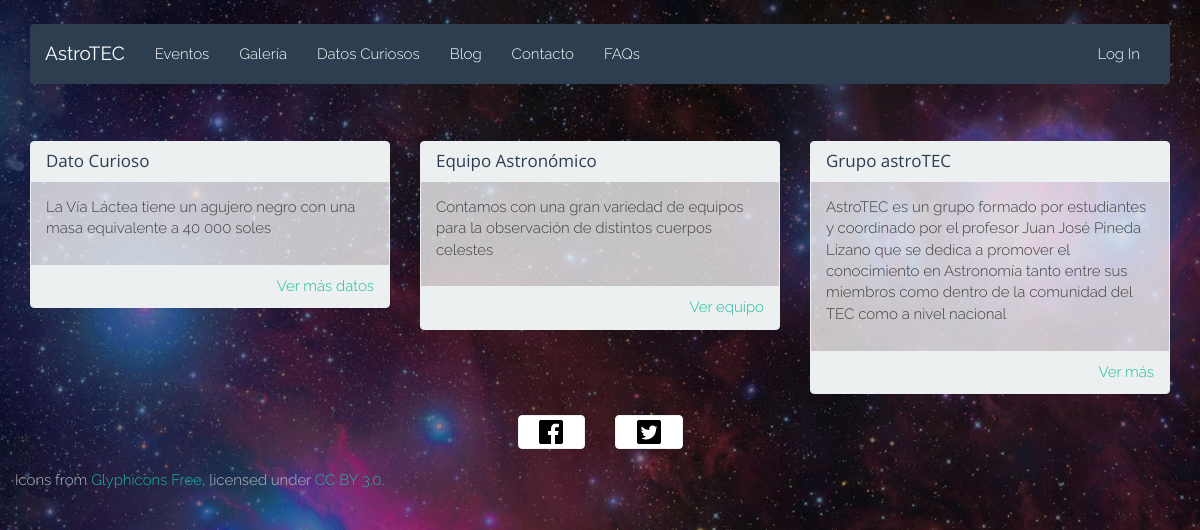
The page / on the database its author committed.
### tables this page shows
CREATE TABLE IF NOT EXISTS `DatosCuriosos` (
  `idDatoCurioso` INT NOT NULL AUTO_INCREMENT,
  `contenido` MEDIUMTEXT NOT NULL,
  `fecha` DATETIME NOT NULL,
  `titulo` VARCHAR(100) NOT NULL,
  PRIMARY KEY (`idDatoCurioso`));

CREATE TABLE IF NOT EXISTS `Portadas` (
  `idPortada` INT NOT NULL AUTO_INCREMENT,
  `fecha` DATETIME NOT NULL,
  `descripcionEquipo` VARCHAR(300) NULL DEFAULT NULL,
  `descripcionMiembros` VARCHAR(300) NULL DEFAULT NULL,
  `fk_idDatoCurioso` INT NOT NULL,
  PRIMARY KEY (`idPortada`),
  INDEX `fk_Portadas_DatosCuriosos1_idx` (`fk_idDatoCurioso` ASC),
  CONSTRAINT `fk_Portadas_DatosCuriosos1`
    FOREIGN KEY (`fk_idDatoCurioso`)
    REFERENCES `DatosCuriosos` (`idDatoCurioso`)
    ON DELETE NO ACTION
    ON UPDATE NO ACTION);

### html/php/cover.php (the view, shortened to what this page needs)
<?php
require_once('db.php');
function loadEquipment()
{
	global $conn;
	$sql = "SELECT descripcionEquipo FROM Portadas";
	$result = $conn->query($sql);
	if($result)
	{
		if($result->num_rows > 0)
		{
			$row = $result->fetch_assoc();
			echo "<div class='panel-body'>
						<p>
							$row[descripcionEquipo]
						</p>
					</div>";
		}
	}
}
function loadMembers()
{
	global $conn;
	$sql = "SELECT descripcionMiembros FROM Portadas";
	$result = $conn->query($sql);
	if($result)
	{
		if($result->num_rows > 0)
		{
			$row = $result->fetch_assoc();
			echo "<div class='panel-body'>
						<p>
							$row[descripcionMiembros]
						</p>
					</div>";
		}
	}
}
function loadFact()
{
	global $conn;
	$sql = "SELECT fk_idDatoCurioso FROM Portadas";
	$result = $conn->query($sql);
	if($result)
	{
		if($result->num_rows > 0)
		{
			$row = $result->fetch_assoc();
			$sql2 = "SELECT contenido FROM DatosCuriosos WHERE idDatoCurioso = $row[fk_idDatoCurioso]";
			$result2 = $conn->query($sql2);
			if($result2)
			{
				if($result->num_rows > 0)
				{
					$row2 = $result2->fetch_assoc();
					echo "<div class='panel-body'>
						<p>
							$row2[contenido]
						</p>
					</div>";
				}
				else
				{
					echo "<div class='panel-body'>
						<p>
							No hay dato a mostrar.
						</p>
					</div>";
				}
			}
			else
			{
				echo "<div class='panel-body'>
					<p>
						No hay dato a mostrar.
					</p>
				</div>";
			}
		}
		else
		{
			echo "<div class='panel-body'>
				<p>
					No hay dato a mostrar.
				</p>
			</div>";
		}
	}
	else
	{
		echo "<div class='panel-body'>
			<p>
				No hay dato a mostrar.
			</p>
		</div>";
	}
}
?>

### html/css/style.css (style rules this page uses)
body { padding-top: 2%; background: url(../img/background.jpg) no-repeat center center fixed; -webkit-background-size: cover; -moz-background-size: cover; -o-background-size: cover; background-size: cover; font-family: 'Raleway', sans-serif; font-weight: 300; color: #3E3E3E; }

### rows shown on the page
datoscuriosos: contenido "La Vía Láctea tiene un agujero negro con una masa equivalente a 40 000 soles"
portadas: descripcionEquipo "Contamos con una gran variedad de equipos para la observación de distintos cuerpos celestes", descripcionMiembros "AstroTEC es un grupo formado por estudiantes y coordinado por el profesor Juan José Pineda Lizano que se dedica a promover el conocimiento en Astronomía tanto entre sus miembros como dentro de la comunidad del TEC como a nivel nacional"
